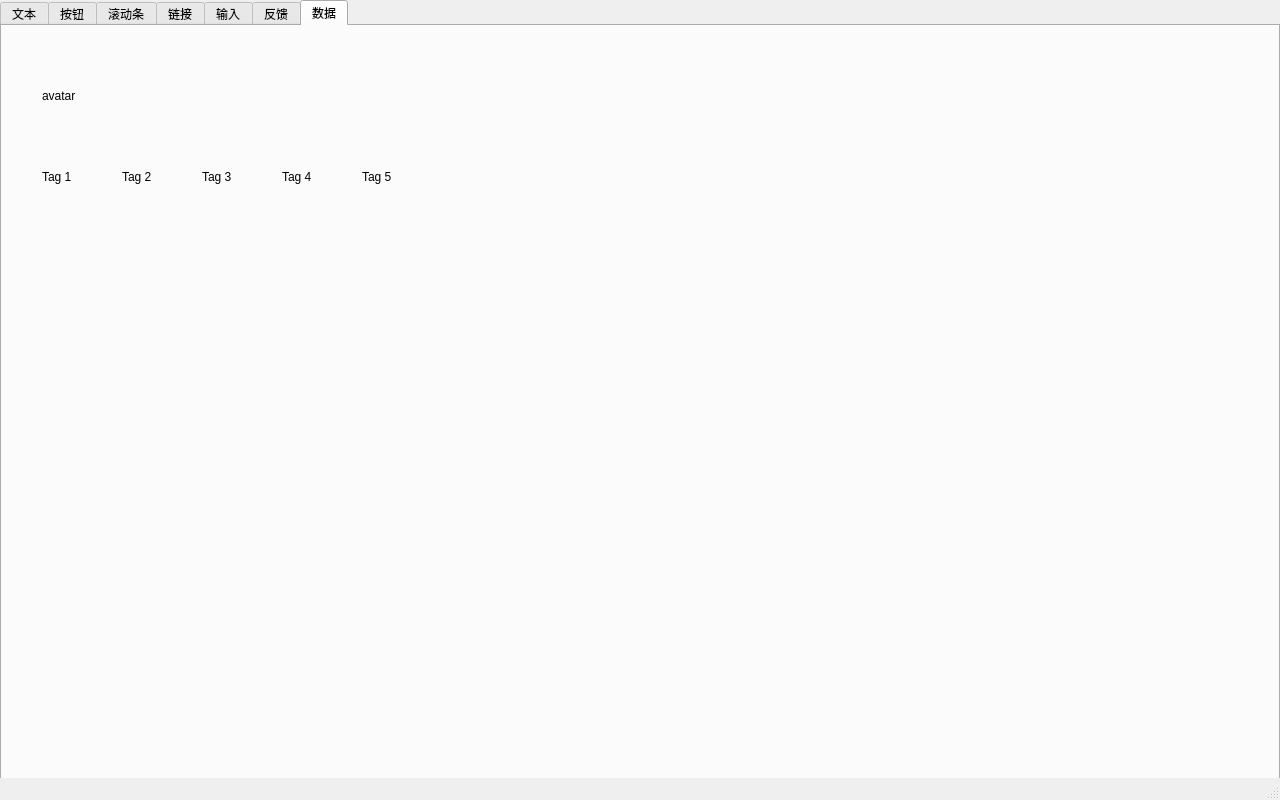
<?xml version="1.0" encoding="UTF-8"?>
<ui version="4.0">
 <class>MainWindow</class>
 <widget class="QMainWindow" name="MainWindow">
  <property name="geometry">
   <rect>
    <x>0</x>
    <y>0</y>
    <width>1280</width>
    <height>800</height>
   </rect>
  </property>
  <property name="windowTitle">
   <string/>
  </property>
  <widget class="QWidget" name="centralwidget">
   <widget class="Element::TabWidget" name="tabWidget">
    <property name="geometry">
     <rect>
      <x>0</x>
      <y>0</y>
      <width>1280</width>
      <height>780</height>
     </rect>
    </property>
    <property name="tabShape">
     <enum>QTabWidget::Rounded</enum>
    </property>
    <property name="currentIndex">
     <number>6</number>
    </property>
    <property name="elideMode">
     <enum>Qt::ElideNone</enum>
    </property>
    <property name="documentMode">
     <bool>false</bool>
    </property>
    <property name="tabsClosable">
     <bool>false</bool>
    </property>
    <property name="movable">
     <bool>false</bool>
    </property>
    <property name="tabBarAutoHide">
     <bool>false</bool>
    </property>
    <widget class="QWidget" name="tab_1">
     <attribute name="title">
      <string>文本</string>
     </attribute>
     <widget class="Element::Text" name="defaultText">
      <property name="geometry">
       <rect>
        <x>60</x>
        <y>80</y>
        <width>65</width>
        <height>21</height>
       </rect>
      </property>
      <property name="text">
       <string>Default</string>
      </property>
     </widget>
     <widget class="Element::Text" name="primaryText">
      <property name="geometry">
       <rect>
        <x>160</x>
        <y>88</y>
        <width>71</width>
        <height>21</height>
       </rect>
      </property>
      <property name="text">
       <string>Primary</string>
      </property>
     </widget>
     <widget class="Element::Text" name="successText">
      <property name="geometry">
       <rect>
        <x>260</x>
        <y>90</y>
        <width>71</width>
        <height>21</height>
       </rect>
      </property>
      <property name="text">
       <string>Success</string>
      </property>
     </widget>
     <widget class="Element::Text" name="infoText">
      <property name="geometry">
       <rect>
        <x>350</x>
        <y>90</y>
        <width>41</width>
        <height>21</height>
       </rect>
      </property>
      <property name="text">
       <string>Info</string>
      </property>
     </widget>
     <widget class="Element::Text" name="warningText">
      <property name="geometry">
       <rect>
        <x>420</x>
        <y>90</y>
        <width>71</width>
        <height>21</height>
       </rect>
      </property>
      <property name="text">
       <string>Warning</string>
      </property>
     </widget>
     <widget class="Element::Text" name="dangerText">
      <property name="geometry">
       <rect>
        <x>510</x>
        <y>90</y>
        <width>61</width>
        <height>20</height>
       </rect>
      </property>
      <property name="text">
       <string>Danger</string>
      </property>
     </widget>
     <widget class="QLabel" name="label">
      <property name="geometry">
       <rect>
        <x>120</x>
        <y>360</y>
        <width>81</width>
        <height>81</height>
       </rect>
      </property>
      <property name="text">
       <string>TextLabel</string>
      </property>
     </widget>
    </widget>
    <widget class="QWidget" name="tab_2">
     <attribute name="title">
      <string>按钮</string>
     </attribute>
     <widget class="QWidget" name="horizontalLayoutWidget_2">
      <property name="geometry">
       <rect>
        <x>20</x>
        <y>10</y>
        <width>595</width>
        <height>80</height>
       </rect>
      </property>
      <layout class="QHBoxLayout" name="horizontalLayout_2">
       <item>
        <widget class="Element::Button" name="button_1">
         <property name="text">
          <string>Default</string>
         </property>
        </widget>
       </item>
       <item>
        <widget class="Element::Button" name="button_2">
         <property name="text">
          <string>Primary</string>
         </property>
        </widget>
       </item>
       <item>
        <widget class="Element::Button" name="button_3">
         <property name="text">
          <string>Success</string>
         </property>
        </widget>
       </item>
       <item>
        <widget class="Element::Button" name="button_4">
         <property name="text">
          <string>Info</string>
         </property>
        </widget>
       </item>
       <item>
        <widget class="Element::Button" name="button_5">
         <property name="text">
          <string>Warning</string>
         </property>
        </widget>
       </item>
       <item>
        <widget class="Element::Button" name="button_6">
         <property name="text">
          <string>Danger</string>
         </property>
        </widget>
       </item>
      </layout>
     </widget>
     <widget class="QWidget" name="horizontalLayoutWidget_3">
      <property name="geometry">
       <rect>
        <x>20</x>
        <y>110</y>
        <width>595</width>
        <height>80</height>
       </rect>
      </property>
      <layout class="QHBoxLayout" name="horizontalLayout_3">
       <item>
        <widget class="Element::Button" name="button_7">
         <property name="text">
          <string>Plain</string>
         </property>
        </widget>
       </item>
       <item>
        <widget class="Element::Button" name="button_8">
         <property name="text">
          <string>Primary</string>
         </property>
        </widget>
       </item>
       <item>
        <widget class="Element::Button" name="button_9">
         <property name="text">
          <string>Success</string>
         </property>
        </widget>
       </item>
       <item>
        <widget class="Element::Button" name="button_10">
         <property name="text">
          <string>Info</string>
         </property>
        </widget>
       </item>
       <item>
        <widget class="Element::Button" name="button_11">
         <property name="text">
          <string>Warning</string>
         </property>
        </widget>
       </item>
       <item>
        <widget class="Element::Button" name="button_12">
         <property name="text">
          <string>Danger</string>
         </property>
        </widget>
       </item>
      </layout>
     </widget>
     <widget class="QWidget" name="horizontalLayoutWidget_4">
      <property name="geometry">
       <rect>
        <x>20</x>
        <y>210</y>
        <width>595</width>
        <height>80</height>
       </rect>
      </property>
      <layout class="QHBoxLayout" name="horizontalLayout_4">
       <item>
        <widget class="Element::Button" name="button_13">
         <property name="text">
          <string>Round</string>
         </property>
        </widget>
       </item>
       <item>
        <widget class="Element::Button" name="button_14">
         <property name="text">
          <string>Primary</string>
         </property>
        </widget>
       </item>
       <item>
        <widget class="Element::Button" name="button_15">
         <property name="text">
          <string>Success</string>
         </property>
        </widget>
       </item>
       <item>
        <widget class="Element::Button" name="button_16">
         <property name="text">
          <string>Info</string>
         </property>
        </widget>
       </item>
       <item>
        <widget class="Element::Button" name="button_17">
         <property name="text">
          <string>Warning</string>
         </property>
        </widget>
       </item>
       <item>
        <widget class="Element::Button" name="button_18">
         <property name="text">
          <string>Danger</string>
         </property>
        </widget>
       </item>
      </layout>
     </widget>
     <widget class="QWidget" name="horizontalLayoutWidget_5">
      <property name="geometry">
       <rect>
        <x>20</x>
        <y>310</y>
        <width>283</width>
        <height>80</height>
       </rect>
      </property>
      <layout class="QHBoxLayout" name="horizontalLayout_5">
       <item>
        <widget class="Element::Button" name="button_19">
         <property name="text">
          <string/>
         </property>
        </widget>
       </item>
       <item>
        <widget class="Element::Button" name="button_20">
         <property name="text">
          <string/>
         </property>
        </widget>
       </item>
       <item>
        <widget class="Element::Button" name="button_21">
         <property name="text">
          <string/>
         </property>
        </widget>
       </item>
       <item>
        <widget class="Element::Button" name="button_22">
         <property name="text">
          <string/>
         </property>
        </widget>
       </item>
       <item>
        <widget class="Element::Button" name="button_23">
         <property name="text">
          <string/>
         </property>
        </widget>
       </item>
       <item>
        <widget class="Element::Button" name="button_24">
         <property name="text">
          <string/>
         </property>
        </widget>
       </item>
      </layout>
     </widget>
     <widget class="Element::Button" name="button_28">
      <property name="geometry">
       <rect>
        <x>230</x>
        <y>420</y>
        <width>31</width>
        <height>28</height>
       </rect>
      </property>
      <property name="text">
       <string/>
      </property>
     </widget>
     <widget class="Element::Button" name="button_25">
      <property name="geometry">
       <rect>
        <x>20</x>
        <y>420</y>
        <width>31</width>
        <height>28</height>
       </rect>
      </property>
      <property name="text">
       <string/>
      </property>
     </widget>
     <widget class="Element::Button" name="button_26">
      <property name="geometry">
       <rect>
        <x>90</x>
        <y>420</y>
        <width>31</width>
        <height>28</height>
       </rect>
      </property>
      <property name="text">
       <string/>
      </property>
     </widget>
     <widget class="Element::Button" name="button_27">
      <property name="geometry">
       <rect>
        <x>160</x>
        <y>420</y>
        <width>31</width>
        <height>28</height>
       </rect>
      </property>
      <property name="text">
       <string/>
      </property>
     </widget>
     <widget class="Element::Button" name="button_29">
      <property name="geometry">
       <rect>
        <x>360</x>
        <y>420</y>
        <width>31</width>
        <height>28</height>
       </rect>
      </property>
      <property name="text">
       <string/>
      </property>
     </widget>
     <widget class="QWidget" name="horizontalLayoutWidget_6">
      <property name="geometry">
       <rect>
        <x>20</x>
        <y>470</y>
        <width>595</width>
        <height>80</height>
       </rect>
      </property>
      <layout class="QHBoxLayout" name="horizontalLayout_6">
       <item>
        <widget class="Element::Button" name="button_30">
         <property name="text">
          <string>Link</string>
         </property>
        </widget>
       </item>
       <item>
        <widget class="Element::Button" name="button_31">
         <property name="text">
          <string>Primary</string>
         </property>
        </widget>
       </item>
       <item>
        <widget class="Element::Button" name="button_32">
         <property name="text">
          <string>Success</string>
         </property>
        </widget>
       </item>
       <item>
        <widget class="Element::Button" name="button_33">
         <property name="text">
          <string>Info</string>
         </property>
        </widget>
       </item>
       <item>
        <widget class="Element::Button" name="button_34">
         <property name="text">
          <string>Warning</string>
         </property>
        </widget>
       </item>
       <item>
        <widget class="Element::Button" name="button_35">
         <property name="text">
          <string>Danger</string>
         </property>
        </widget>
       </item>
      </layout>
     </widget>
     <widget class="QWidget" name="horizontalLayoutWidget_7">
      <property name="geometry">
       <rect>
        <x>20</x>
        <y>570</y>
        <width>595</width>
        <height>80</height>
       </rect>
      </property>
      <layout class="QHBoxLayout" name="horizontalLayout_7">
       <item>
        <widget class="Element::Button" name="button_36">
         <property name="text">
          <string>Text</string>
         </property>
        </widget>
       </item>
       <item>
        <widget class="Element::Button" name="button_37">
         <property name="text">
          <string>Primary</string>
         </property>
        </widget>
       </item>
       <item>
        <widget class="Element::Button" name="button_38">
         <property name="text">
          <string>Success</string>
         </property>
        </widget>
       </item>
       <item>
        <widget class="Element::Button" name="button_39">
         <property name="text">
          <string>Info</string>
         </property>
        </widget>
       </item>
       <item>
        <widget class="Element::Button" name="button_40">
         <property name="text">
          <string>Warning</string>
         </property>
        </widget>
       </item>
       <item>
        <widget class="Element::Button" name="button_41">
         <property name="text">
          <string>Danger</string>
         </property>
        </widget>
       </item>
      </layout>
     </widget>
    </widget>
    <widget class="QWidget" name="tab_3">
     <attribute name="title">
      <string>滚动条</string>
     </attribute>
     <widget class="QScrollArea" name="scrollArea">
      <property name="geometry">
       <rect>
        <x>140</x>
        <y>10</y>
        <width>721</width>
        <height>551</height>
       </rect>
      </property>
      <property name="widgetResizable">
       <bool>true</bool>
      </property>
      <widget class="QWidget" name="scrollAreaWidgetContents">
       <property name="geometry">
        <rect>
         <x>0</x>
         <y>0</y>
         <width>719</width>
         <height>549</height>
        </rect>
       </property>
      </widget>
     </widget>
    </widget>
    <widget class="QWidget" name="tab_5">
     <attribute name="title">
      <string>链接</string>
     </attribute>
     <widget class="Element::Link" name="link_1">
      <property name="geometry">
       <rect>
        <x>250</x>
        <y>190</y>
        <width>72</width>
        <height>15</height>
       </rect>
      </property>
      <property name="text">
       <string>default</string>
      </property>
     </widget>
     <widget class="Element::Link" name="link_2">
      <property name="geometry">
       <rect>
        <x>360</x>
        <y>190</y>
        <width>72</width>
        <height>15</height>
       </rect>
      </property>
      <property name="text">
       <string>primary</string>
      </property>
     </widget>
     <widget class="Element::Link" name="link_3">
      <property name="geometry">
       <rect>
        <x>470</x>
        <y>190</y>
        <width>72</width>
        <height>15</height>
       </rect>
      </property>
      <property name="text">
       <string>success</string>
      </property>
     </widget>
     <widget class="Element::Link" name="link_4">
      <property name="geometry">
       <rect>
        <x>570</x>
        <y>190</y>
        <width>72</width>
        <height>15</height>
       </rect>
      </property>
      <property name="text">
       <string>warning</string>
      </property>
     </widget>
     <widget class="Element::Link" name="link_5">
      <property name="geometry">
       <rect>
        <x>680</x>
        <y>190</y>
        <width>72</width>
        <height>15</height>
       </rect>
      </property>
      <property name="text">
       <string>danger</string>
      </property>
     </widget>
     <widget class="Element::Link" name="link_6">
      <property name="geometry">
       <rect>
        <x>790</x>
        <y>190</y>
        <width>72</width>
        <height>15</height>
       </rect>
      </property>
      <property name="text">
       <string>info</string>
      </property>
     </widget>
     <widget class="Element::Link" name="link_7">
      <property name="geometry">
       <rect>
        <x>250</x>
        <y>230</y>
        <width>72</width>
        <height>15</height>
       </rect>
      </property>
      <property name="text">
       <string>default</string>
      </property>
     </widget>
     <widget class="Element::Link" name="link_8">
      <property name="geometry">
       <rect>
        <x>360</x>
        <y>230</y>
        <width>72</width>
        <height>15</height>
       </rect>
      </property>
      <property name="text">
       <string>primary</string>
      </property>
     </widget>
     <widget class="Element::Link" name="link_9">
      <property name="geometry">
       <rect>
        <x>470</x>
        <y>230</y>
        <width>72</width>
        <height>15</height>
       </rect>
      </property>
      <property name="text">
       <string>success</string>
      </property>
     </widget>
     <widget class="Element::Link" name="link_10">
      <property name="geometry">
       <rect>
        <x>570</x>
        <y>230</y>
        <width>72</width>
        <height>15</height>
       </rect>
      </property>
      <property name="text">
       <string>warning</string>
      </property>
     </widget>
     <widget class="Element::Link" name="link_11">
      <property name="geometry">
       <rect>
        <x>680</x>
        <y>230</y>
        <width>72</width>
        <height>15</height>
       </rect>
      </property>
      <property name="text">
       <string>danger</string>
      </property>
     </widget>
     <widget class="Element::Link" name="link_12">
      <property name="geometry">
       <rect>
        <x>790</x>
        <y>230</y>
        <width>72</width>
        <height>15</height>
       </rect>
      </property>
      <property name="text">
       <string>info</string>
      </property>
     </widget>
     <widget class="Element::Link" name="link_13">
      <property name="geometry">
       <rect>
        <x>250</x>
        <y>280</y>
        <width>72</width>
        <height>15</height>
       </rect>
      </property>
      <property name="text">
       <string>default</string>
      </property>
     </widget>
     <widget class="Element::Link" name="link_14">
      <property name="geometry">
       <rect>
        <x>360</x>
        <y>280</y>
        <width>72</width>
        <height>15</height>
       </rect>
      </property>
      <property name="text">
       <string>always</string>
      </property>
     </widget>
     <widget class="Element::Link" name="link_15">
      <property name="geometry">
       <rect>
        <x>470</x>
        <y>280</y>
        <width>72</width>
        <height>15</height>
       </rect>
      </property>
      <property name="text">
       <string>hover</string>
      </property>
     </widget>
     <widget class="Element::Link" name="link_16">
      <property name="geometry">
       <rect>
        <x>570</x>
        <y>280</y>
        <width>72</width>
        <height>15</height>
       </rect>
      </property>
      <property name="text">
       <string>never</string>
      </property>
     </widget>
    </widget>
    <widget class="QWidget" name="tab_6">
     <attribute name="title">
      <string>输入</string>
     </attribute>
     <widget class="Element::InputText" name="input_11">
      <property name="geometry">
       <rect>
        <x>50</x>
        <y>620</y>
        <width>111</width>
        <height>61</height>
       </rect>
      </property>
     </widget>
     <widget class="Element::InputLine" name="input_01">
      <property name="geometry">
       <rect>
        <x>50</x>
        <y>20</y>
        <width>113</width>
        <height>21</height>
       </rect>
      </property>
     </widget>
     <widget class="Element::InputLine" name="input_02">
      <property name="geometry">
       <rect>
        <x>50</x>
        <y>80</y>
        <width>113</width>
        <height>21</height>
       </rect>
      </property>
     </widget>
     <widget class="Element::InputLine" name="input_03">
      <property name="geometry">
       <rect>
        <x>50</x>
        <y>140</y>
        <width>113</width>
        <height>21</height>
       </rect>
      </property>
     </widget>
     <widget class="Element::InputLine" name="input_04">
      <property name="geometry">
       <rect>
        <x>50</x>
        <y>200</y>
        <width>113</width>
        <height>21</height>
       </rect>
      </property>
     </widget>
     <widget class="Element::InputLine" name="input_05">
      <property name="geometry">
       <rect>
        <x>50</x>
        <y>260</y>
        <width>113</width>
        <height>21</height>
       </rect>
      </property>
     </widget>
     <widget class="Element::InputLine" name="input_06">
      <property name="geometry">
       <rect>
        <x>50</x>
        <y>320</y>
        <width>113</width>
        <height>21</height>
       </rect>
      </property>
     </widget>
     <widget class="Element::InputLine" name="input_07">
      <property name="geometry">
       <rect>
        <x>50</x>
        <y>390</y>
        <width>113</width>
        <height>21</height>
       </rect>
      </property>
     </widget>
     <widget class="Element::InputLine" name="input_08">
      <property name="geometry">
       <rect>
        <x>50</x>
        <y>440</y>
        <width>113</width>
        <height>21</height>
       </rect>
      </property>
     </widget>
     <widget class="Element::InputLine" name="input_09">
      <property name="geometry">
       <rect>
        <x>50</x>
        <y>500</y>
        <width>113</width>
        <height>21</height>
       </rect>
      </property>
     </widget>
     <widget class="Element::InputLine" name="input_10">
      <property name="geometry">
       <rect>
        <x>50</x>
        <y>560</y>
        <width>113</width>
        <height>21</height>
       </rect>
      </property>
     </widget>
     <widget class="Element::InputText" name="input_12">
      <property name="geometry">
       <rect>
        <x>380</x>
        <y>20</y>
        <width>111</width>
        <height>61</height>
       </rect>
      </property>
     </widget>
     <widget class="Element::InputText" name="input_13">
      <property name="geometry">
       <rect>
        <x>380</x>
        <y>120</y>
        <width>111</width>
        <height>61</height>
       </rect>
      </property>
     </widget>
     <widget class="Element::InputText" name="input_14">
      <property name="geometry">
       <rect>
        <x>380</x>
        <y>220</y>
        <width>111</width>
        <height>61</height>
       </rect>
      </property>
     </widget>
     <widget class="Element::InputNumber" name="spinBox_1">
      <property name="geometry">
       <rect>
        <x>380</x>
        <y>320</y>
        <width>81</width>
        <height>31</height>
       </rect>
      </property>
     </widget>
     <widget class="Element::InputNumber" name="spinBox_2">
      <property name="geometry">
       <rect>
        <x>380</x>
        <y>390</y>
        <width>81</width>
        <height>31</height>
       </rect>
      </property>
     </widget>
     <widget class="Element::InputNumber" name="spinBox_3">
      <property name="geometry">
       <rect>
        <x>380</x>
        <y>460</y>
        <width>81</width>
        <height>31</height>
       </rect>
      </property>
     </widget>
     <widget class="Element::InputNumber" name="spinBox_4">
      <property name="geometry">
       <rect>
        <x>380</x>
        <y>530</y>
        <width>81</width>
        <height>31</height>
       </rect>
      </property>
     </widget>
     <widget class="Element::InputTag" name="input_15">
      <property name="geometry">
       <rect>
        <x>380</x>
        <y>600</y>
        <width>113</width>
        <height>21</height>
       </rect>
      </property>
     </widget>
    </widget>
    <widget class="QWidget" name="tab">
     <attribute name="title">
      <string>反馈</string>
     </attribute>
     <widget class="Element::Button" name="button_42">
      <property name="geometry">
       <rect>
        <x>30</x>
        <y>20</y>
        <width>121</width>
        <height>28</height>
       </rect>
      </property>
      <property name="text">
       <string>Open Dialog</string>
      </property>
     </widget>
     <widget class="Element::Button" name="button_43">
      <property name="geometry">
       <rect>
        <x>30</x>
        <y>90</y>
        <width>121</width>
        <height>28</height>
       </rect>
      </property>
      <property name="text">
       <string>Show message</string>
      </property>
     </widget>
     <widget class="Element::Button" name="button_44">
      <property name="geometry">
       <rect>
        <x>200</x>
        <y>90</y>
        <width>91</width>
        <height>28</height>
       </rect>
      </property>
      <property name="text">
       <string>Top Left</string>
      </property>
     </widget>
     <widget class="Element::Button" name="button_45">
      <property name="geometry">
       <rect>
        <x>310</x>
        <y>90</y>
        <width>91</width>
        <height>28</height>
       </rect>
      </property>
      <property name="text">
       <string>Top Right</string>
      </property>
     </widget>
     <widget class="Element::Button" name="button_46">
      <property name="geometry">
       <rect>
        <x>430</x>
        <y>90</y>
        <width>71</width>
        <height>28</height>
       </rect>
      </property>
      <property name="text">
       <string>Bottom</string>
      </property>
     </widget>
     <widget class="Element::Button" name="button_47">
      <property name="geometry">
       <rect>
        <x>540</x>
        <y>90</y>
        <width>101</width>
        <height>28</height>
       </rect>
      </property>
      <property name="text">
       <string>Bottom Left</string>
      </property>
     </widget>
     <widget class="Element::Button" name="button_48">
      <property name="geometry">
       <rect>
        <x>680</x>
        <y>90</y>
        <width>111</width>
        <height>28</height>
       </rect>
      </property>
      <property name="text">
       <string>Bottom Right</string>
      </property>
     </widget>
     <widget class="Element::Button" name="button_49">
      <property name="geometry">
       <rect>
        <x>200</x>
        <y>150</y>
        <width>81</width>
        <height>28</height>
       </rect>
      </property>
      <property name="text">
       <string>Primary</string>
      </property>
     </widget>
     <widget class="Element::Button" name="button_50">
      <property name="geometry">
       <rect>
        <x>310</x>
        <y>150</y>
        <width>81</width>
        <height>28</height>
       </rect>
      </property>
      <property name="text">
       <string>Success</string>
      </property>
     </widget>
     <widget class="Element::Button" name="button_51">
      <property name="geometry">
       <rect>
        <x>420</x>
        <y>150</y>
        <width>81</width>
        <height>28</height>
       </rect>
      </property>
      <property name="text">
       <string>Warning</string>
      </property>
     </widget>
     <widget class="Element::Button" name="button_52">
      <property name="geometry">
       <rect>
        <x>540</x>
        <y>150</y>
        <width>71</width>
        <height>28</height>
       </rect>
      </property>
      <property name="text">
       <string>Info</string>
      </property>
     </widget>
     <widget class="Element::Button" name="button_53">
      <property name="geometry">
       <rect>
        <x>620</x>
        <y>150</y>
        <width>71</width>
        <height>28</height>
       </rect>
      </property>
      <property name="text">
       <string>Error</string>
      </property>
     </widget>
     <widget class="Element::Button" name="button_54">
      <property name="geometry">
       <rect>
        <x>30</x>
        <y>230</y>
        <width>121</width>
        <height>28</height>
       </rect>
      </property>
      <property name="text">
       <string>Notification</string>
      </property>
     </widget>
     <widget class="Element::Button" name="button_55">
      <property name="geometry">
       <rect>
        <x>200</x>
        <y>230</y>
        <width>91</width>
        <height>28</height>
       </rect>
      </property>
      <property name="text">
       <string>Top Left</string>
      </property>
     </widget>
     <widget class="Element::Button" name="button_56">
      <property name="geometry">
       <rect>
        <x>310</x>
        <y>230</y>
        <width>101</width>
        <height>28</height>
       </rect>
      </property>
      <property name="text">
       <string>Bottom Left</string>
      </property>
     </widget>
     <widget class="Element::Button" name="button_57">
      <property name="geometry">
       <rect>
        <x>450</x>
        <y>230</y>
        <width>111</width>
        <height>28</height>
       </rect>
      </property>
      <property name="text">
       <string>Bottom Right</string>
      </property>
     </widget>
     <widget class="Element::Button" name="button_58">
      <property name="geometry">
       <rect>
        <x>200</x>
        <y>290</y>
        <width>81</width>
        <height>28</height>
       </rect>
      </property>
      <property name="text">
       <string>Primary</string>
      </property>
     </widget>
     <widget class="Element::Button" name="button_59">
      <property name="geometry">
       <rect>
        <x>310</x>
        <y>290</y>
        <width>81</width>
        <height>28</height>
       </rect>
      </property>
      <property name="text">
       <string>Success</string>
      </property>
     </widget>
     <widget class="Element::Button" name="button_60">
      <property name="geometry">
       <rect>
        <x>420</x>
        <y>290</y>
        <width>81</width>
        <height>28</height>
       </rect>
      </property>
      <property name="text">
       <string>Warning</string>
      </property>
     </widget>
     <widget class="Element::Button" name="button_61">
      <property name="geometry">
       <rect>
        <x>540</x>
        <y>290</y>
        <width>71</width>
        <height>28</height>
       </rect>
      </property>
      <property name="text">
       <string>Info</string>
      </property>
     </widget>
     <widget class="Element::Button" name="button_62">
      <property name="geometry">
       <rect>
        <x>620</x>
        <y>290</y>
        <width>71</width>
        <height>28</height>
       </rect>
      </property>
      <property name="text">
       <string>Error</string>
      </property>
     </widget>
     <widget class="Element::Dropdown" name="dropdown" native="true">
      <property name="geometry">
       <rect>
        <x>910</x>
        <y>30</y>
        <width>141</width>
        <height>21</height>
       </rect>
      </property>
     </widget>
    </widget>
    <widget class="QWidget" name="tab_4">
     <attribute name="title">
      <string>数据</string>
     </attribute>
     <widget class="Element::Avatar" name="avatar">
      <property name="geometry">
       <rect>
        <x>40</x>
        <y>30</y>
        <width>80</width>
        <height>80</height>
       </rect>
      </property>
      <property name="text">
       <string>avatar</string>
      </property>
     </widget>
     <widget class="Element::Tag" name="tag_1">
      <property name="geometry">
       <rect>
        <x>40</x>
        <y>140</y>
        <width>51</width>
        <height>21</height>
       </rect>
      </property>
      <property name="text">
       <string>Tag 1</string>
      </property>
     </widget>
     <widget class="Element::Tag" name="tag_3">
      <property name="geometry">
       <rect>
        <x>120</x>
        <y>140</y>
        <width>51</width>
        <height>21</height>
       </rect>
      </property>
      <property name="text">
       <string>Tag 2</string>
      </property>
     </widget>
     <widget class="Element::Tag" name="tag_2">
      <property name="geometry">
       <rect>
        <x>200</x>
        <y>140</y>
        <width>51</width>
        <height>21</height>
       </rect>
      </property>
      <property name="text">
       <string>Tag 3</string>
      </property>
     </widget>
     <widget class="Element::Tag" name="tag_4">
      <property name="geometry">
       <rect>
        <x>280</x>
        <y>140</y>
        <width>51</width>
        <height>21</height>
       </rect>
      </property>
      <property name="text">
       <string>Tag 4</string>
      </property>
     </widget>
     <widget class="Element::Tag" name="tag_5">
      <property name="geometry">
       <rect>
        <x>360</x>
        <y>140</y>
        <width>51</width>
        <height>21</height>
       </rect>
      </property>
      <property name="text">
       <string>Tag 5</string>
      </property>
     </widget>
    </widget>
   </widget>
  </widget>
  <widget class="QStatusBar" name="statusbar"/>
 </widget>
 <customwidgets>
  <customwidget>
   <class>Element::Text</class>
   <extends>QLabel</extends>
   <header location="global">text.h</header>
  </customwidget>
  <customwidget>
   <class>Element::Button</class>
   <extends>QPushButton</extends>
   <header location="global">button.h</header>
  </customwidget>
  <customwidget>
   <class>Element::Link</class>
   <extends>QLabel</extends>
   <header location="global">link.h</header>
  </customwidget>
  <customwidget>
   <class>Element::InputText</class>
   <extends>QTextEdit</extends>
   <header location="global">inputtext.h</header>
  </customwidget>
  <customwidget>
   <class>Element::InputLine</class>
   <extends>QLineEdit</extends>
   <header location="global">inputline.h</header>
  </customwidget>
  <customwidget>
   <class>Element::InputNumber</class>
   <extends>QSpinBox</extends>
   <header location="global">inputnumber.h</header>
  </customwidget>
  <customwidget>
   <class>Element::InputTag</class>
   <extends>QLineEdit</extends>
   <header location="global">inputtag.h</header>
  </customwidget>
  <customwidget>
   <class>Element::TabWidget</class>
   <extends>QTabWidget</extends>
   <header location="global">sidebar.h</header>
   <container>1</container>
  </customwidget>
  <customwidget>
   <class>Element::Dropdown</class>
   <extends>QWidget</extends>
   <header location="global">dropdown.h</header>
   <container>1</container>
  </customwidget>
  <customwidget>
   <class>Element::Avatar</class>
   <extends>QLabel</extends>
   <header location="global">avatar.h</header>
  </customwidget>
  <customwidget>
   <class>Element::Tag</class>
   <extends>QLabel</extends>
   <header location="global">tag.h</header>
  </customwidget>
 </customwidgets>
 <resources/>
 <connections/>
</ui>
